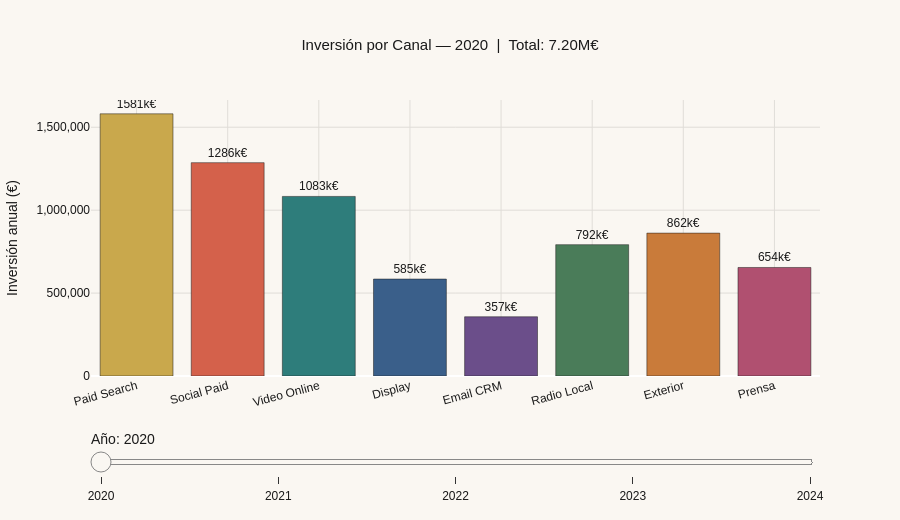

The cell this chart's notebook holds for it:
### Markdown cell above
---
## 3. Evolución de la Inversión por Canal

**Interactúa:** pulsa **Play** para ver cómo ha cambiado la inversión en cada canal año a año (2020→2024). Usa el slider de años para ir a cualquier punto. Haz clic en los canales de la leyenda para ocultarlos.

### Code cell
# Gráfica 2 — Animación año a año de inversión por canal
ANIOS = [2020, 2021, 2022, 2023, 2024]
inv_por_anio = {}
for yr in ANIOS:
    inv_yr = df_inv[df_inv['anio']==yr]
    inv_por_anio[yr] = {c: float(inv_yr[c].sum()) if c in inv_yr.columns else 0 for c in CANALES}

# Figura base con primer año visible
fig = go.Figure()

for yr in ANIOS:
    vals = [inv_por_anio[yr][c] for c in CANALES]
    total = sum(vals)
    fig.add_trace(go.Bar(
        x=CANALES, y=vals,
        name=str(yr),
        marker_color=[CANAL_COLORS[c] for c in CANALES],
        marker_line=dict(color=BLACK, width=0.5),
        text=[f'{v/1e3:.0f}k€' for v in vals],
        textposition='outside',
        visible=(yr==ANIOS[0]),
        hovertemplate='<b>%{x}</b><br>%{y:,.0f}€<extra></extra>',
        showlegend=False,
    ))

# Slider de años
steps = []
for i, yr in enumerate(ANIOS):
    total_yr = sum(inv_por_anio[yr].values())
    step = dict(
        method='update',
        label=str(yr),
        args=[
            {'visible': [j==i for j in range(len(ANIOS))]},
            {'title.text': f'Inversión por Canal — {yr}  |  Total: {total_yr/1e6:.2f}M€',
             'annotations': [dict(
                 x=0.5, y=1.08, xref='paper', yref='paper',
                 text=f'Total {yr}: {total_yr/1e6:.2f}M€',
                 showarrow=False, font=dict(size=13, color=GOLD))]}
        ]
    )
    steps.append(step)

total_base = sum(inv_por_anio[ANIOS[0]].values())
fig.update_layout(**blayout(
    title=dict(text=f'Inversión por Canal — {ANIOS[0]}  |  Total: {total_base/1e6:.2f}M€', x=0.5),
    sliders=[dict(
        active=0, pad=dict(t=50, b=10),
        currentvalue=dict(prefix='Año: ', font=dict(size=14, color=BLACK)),
        steps=steps,
        bgcolor=CREAM, bordercolor=GREY,
    )],
    yaxis=dict(title='Inversión anual (€)', tickformat=',.0f', gridcolor='#E0DDD8'),
    xaxis=dict(tickangle=-15, gridcolor='#E0DDD8'),
    height=520,
))
fig.show()

### Figure 1 — Plotly figure (JSON) as saved in the notebook; plotly's stock layout.template omitted (floating-point values rounded to 4 significant figures)
{"data": [{"hovertemplate": "<b>%{x}</b><br>%{y:,.0f}€<extra></extra>", "marker": {"color": ["#C9A84C", "#D4614B", "#2E7D7B", "#3A5F8A", "#6B4E8A", "#4A7C59", "#C97B3A", "#B05070"], "line": {"color": "#1A1A1A", "width": 0.5}}, "name": "2020", "showlegend": false, "text": ["1581k€", "1286k€", "1083k€", "585k€", "357k€", "792k€", "862k€", "654k€"], "textposition": "outside", "type": "bar", "visible": true, "x": ["Paid Search", "Social Paid", "Video Online", "Display", "Email CRM", "Radio Local", "Exterior", "Prensa"], "y": [1581000.0, 1286000.0, 1083000.0, 584600.0, 357200.0, 791900.0, 861600.0, 654400.0]}, {"hovertemplate": "<b>%{x}</b><br>%{y:,.0f}€<extra></extra>", "marker": {"color": ["#C9A84C", "#D4614B", "#2E7D7B", "#3A5F8A", "#6B4E8A", "#4A7C59", "#C97B3A", "#B05070"], "line": {"color": "#1A1A1A", "width": 0.5}}, "name": "2021", "showlegend": false, "text": ["2391k€", "1902k€", "1605k€", "847k€", "543k€", "1182k€", "1328k€", "1001k€"], "textposition": "outside", "type": "bar", "visible": false, "x": ["Paid Search", "Social Paid", "Video Online", "Display", "Email CRM", "Radio Local", "Exterior", "Prensa"], "y": [2391000.0, 1902000.0, 1605000.0, 847000.0, 542900.0, 1182000.0, 1328000.0, 1001000.0]}, {"hovertemplate": "<b>%{x}</b><br>%{y:,.0f}€<extra></extra>", "marker": {"color": ["#C9A84C", "#D4614B", "#2E7D7B", "#3A5F8A", "#6B4E8A", "#4A7C59", "#C97B3A", "#B05070"], "line": {"color": "#1A1A1A", "width": 0.5}}, "name": "2022", "showlegend": false, "text": ["2787k€", "2206k€", "1896k€", "1041k€", "588k€", "1411k€", "1526k€", "1144k€"], "textposition": "outside", "type": "bar", "visible": false, "x": ["Paid Search", "Social Paid", "Video Online", "Display", "Email CRM", "Radio Local", "Exterior", "Prensa"], "y": [2787000.0, 2206000.0, 1896000.0, 1041000.0, 588300.0, 1411000.0, 1526000.0, 1144000.0]}, {"hovertemplate": "<b>%{x}</b><br>%{y:,.0f}€<extra></extra>", "marker": {"color": ["#C9A84C", "#D4614B", "#2E7D7B", "#3A5F8A", "#6B4E8A", "#4A7C59", "#C97B3A", "#B05070"], "line": {"color": "#1A1A1A", "width": 0.5}}, "name": "2023", "showlegend": false, "text": ["3127k€", "2375k€", "2072k€", "1106k€", "689k€", "1530k€", "1651k€", "1250k€"], "textposition": "outside", "type": "bar", "visible": false, "x": ["Paid Search", "Social Paid", "Video Online", "Display", "Email CRM", "Radio Local", "Exterior", "Prensa"], "y": [3127000.0, 2375000.0, 2072000.0, 1106000.0, 689000.0, 1530000.0, 1651000.0, 1250000.0]}, {"hovertemplate": "<b>%{x}</b><br>%{y:,.0f}€<extra></extra>", "marker": {"color": ["#C9A84C", "#D4614B", "#2E7D7B", "#3A5F8A", "#6B4E8A", "#4A7C59", "#C97B3A", "#B05070"], "line": {"color": "#1A1A1A", "width": 0.5}}, "name": "2024", "showlegend": false, "text": ["3514k€", "2709k€", "2435k€", "1226k€", "764k€", "1690k€", "1861k€", "1400k€"], "textposition": "outside", "type": "bar", "visible": false, "x": ["Paid Search", "Social Paid", "Video Online", "Display", "Email CRM", "Radio Local", "Exterior", "Prensa"], "y": [3514000.0, 2709000.0, 2435000.0, 1226000.0, 763900.0, 1690000.0, 1861000.0, 1400000.0]}], "layout": {"font": {"color": "#1A1A1A", "family": "sans-serif"}, "height": 520, "legend": {"bgcolor": "#FAF7F2", "bordercolor": "#888888", "borderwidth": 1}, "paper_bgcolor": "#FAF7F2", "plot_bgcolor": "#FAF7F2", "sliders": [{"active": 0, "bgcolor": "#FAF7F2", "bordercolor": "#888888", "currentvalue": {"font": {"color": "#1A1A1A", "size": 14}, "prefix": "Año: "}, "pad": {"b": 10, "t": 50}, "steps": [{"args": [{"visible": [true, false, false, false, false]}, {"annotations": [{"font": {"color": "#C9A84C", "size": 13}, "showarrow": false, "text": "Total 2020: 7.20M€", "x": 0.5, "xref": "paper", "y": 1.08, "yref": "paper"}], "title.text": "Inversión por Canal — 2020  |  Total: 7.20M€"}], "label": "2020", "method": "update"}, {"args": [{"visible": [false, true, false, false, false]}, {"annotations": [{"font": {"color": "#C9A84C", "size": 13}, "showarrow": false, "text": "Total 2021: 10.80M€", "x": 0.5, "xref": "paper", "y": 1.08, "yref": "paper"}], "title.text": "Inversión por Canal — 2021  |  Total: 10.80M€"}], "label": "2021", "method": "update"}, {"args": [{"visible": [false, false, true, false, false]}, {"annotations": [{"font": {"color": "#C9A84C", "size": 13}, "showarrow": false, "text": "Total 2022: 12.60M€", "x": 0.5, "xref": "paper", "y": 1.08, "yref": "paper"}], "title.text": "Inversión por Canal — 2022  |  Total: 12.60M€"}], "label": "2022", "method": "update"}, {"args": [{"visible": [false, false, false, true, false]}, {"annotations": [{"font": {"color": "#C9A84C", "size": 13}, "showarrow": false, "text": "Total 2023: 13.80M€", "x": 0.5, "xref": "paper", "y": 1.08, "yref": "paper"}], "title.text": "Inversión por Canal — 2023  |  Total: 13.80M€"}], "label": "2023", "method": "update"}, {"args": [{"visible": [false, false, false, false, true]}, {"annotations": [{"font": {"color": "#C9A84C", "size": 13}, "showarrow": false, "text": "Total 2024: 15.60M€", "x": 0.5, "xref": "paper", "y": 1.08, "yref": "paper"}], "title.text": "Inversión por Canal — 2024  |  Total: 15.60M€"}], "label": "2024", "method": "update"}]}], "title": {"font": {"color": "#1A1A1A", "size": 15}, "text": "Inversión por Canal — 2020  |  Total: 7.20M€", "x": 0.5}, "xaxis": {"gridcolor": "#E0DDD8", "tickangle": -15}, "yaxis": {"gridcolor": "#E0DDD8", "tickformat": ",.0f", "title": {"text": "Inversión anual (€)"}}}}
